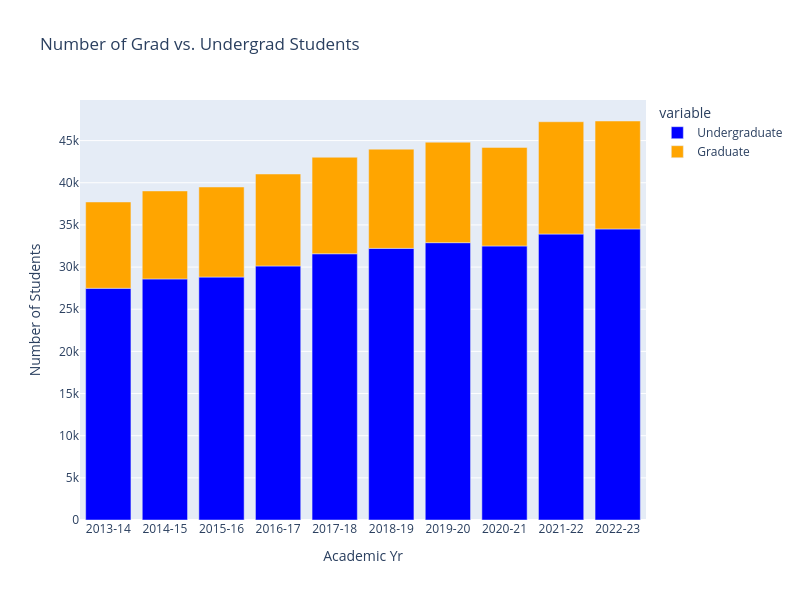

The notebook cell this image was saved under:
### Markdown cell above
## What is the historical distribution of graduate and undergraduate students at Berkeley?

### Code cell
university_grad_vs_ungrd = (university_majors.groupby(
    ['Academic Yr', 'Ungrad Grad'], as_index = False)[["Student Headcount"]]
                            .sum()
                           )

proportions = university_grad_vs_ungrd.pivot(index='Academic Yr', columns='Ungrad Grad', values='Student Headcount')
proportions['Total'] = proportions['Undergraduate'] + proportions['Graduate']
proportions['Undergrad Proportion'] = proportions['Undergraduate'] / proportions['Total']
proportions['Grad Proportion'] = proportions['Graduate'] / proportions['Total']


fig = px.bar(proportions.reset_index(), 
             x='Academic Yr', 
             y=['Undergraduate', 'Graduate'],
             title='Number of Grad vs. Undergrad Students',
             labels={'value': 'Number of Students'},
             color_discrete_map={'Undergraduate': 'blue', 'Graduate': 'orange'})

fig.update_layout(barmode='relative', autosize=False, width=800, height=600)
fig.show()

### Figure 1 — Plotly figure (JSON) as saved in the notebook; plotly's stock layout.template omitted (floating-point values rounded to 4 significant figures)
{"data": [{"alignmentgroup": "True", "hovertemplate": "variable=Undergraduate<br>Academic Yr=%{x}<br>Number of Students=%{y}<extra></extra>", "legendgroup": "Undergraduate", "marker": {"color": "blue", "pattern": {"shape": ""}}, "name": "Undergraduate", "offsetgroup": "Undergraduate", "orientation": "v", "showlegend": true, "textposition": "auto", "type": "bar", "x": ["2013-14", "2014-15", "2015-16", "2016-17", "2017-18", "2018-19", "2019-20", "2020-21", "2021-22", "2022-23"], "xaxis": "x", "y": [27486, 28595, 28818, 30132, 31581, 32220.0, 32896, 32510.0, 33920, 34520.0], "yaxis": "y"}, {"alignmentgroup": "True", "hovertemplate": "variable=Graduate<br>Academic Yr=%{x}<br>Number of Students=%{y}<extra></extra>", "legendgroup": "Graduate", "marker": {"color": "orange", "pattern": {"shape": ""}}, "name": "Graduate", "offsetgroup": "Graduate", "orientation": "v", "showlegend": true, "textposition": "auto", "type": "bar", "x": ["2013-14", "2014-15", "2015-16", "2016-17", "2017-18", "2018-19", "2019-20", "2020-21", "2021-22", "2022-23"], "xaxis": "x", "y": [10236, 10434, 10681, 10910.0, 11446, 11770.0, 11920, 11689, 13316, 12802], "yaxis": "y"}], "layout": {"autosize": false, "barmode": "relative", "height": 600, "legend": {"title": {"text": "variable"}, "tracegroupgap": 0}, "title": {"text": "Number of Grad vs. Undergrad Students"}, "width": 800, "xaxis": {"anchor": "y", "domain": [0, 1], "title": {"text": "Academic Yr"}}, "yaxis": {"anchor": "x", "domain": [0, 1], "title": {"text": "Number of Students"}}}}
